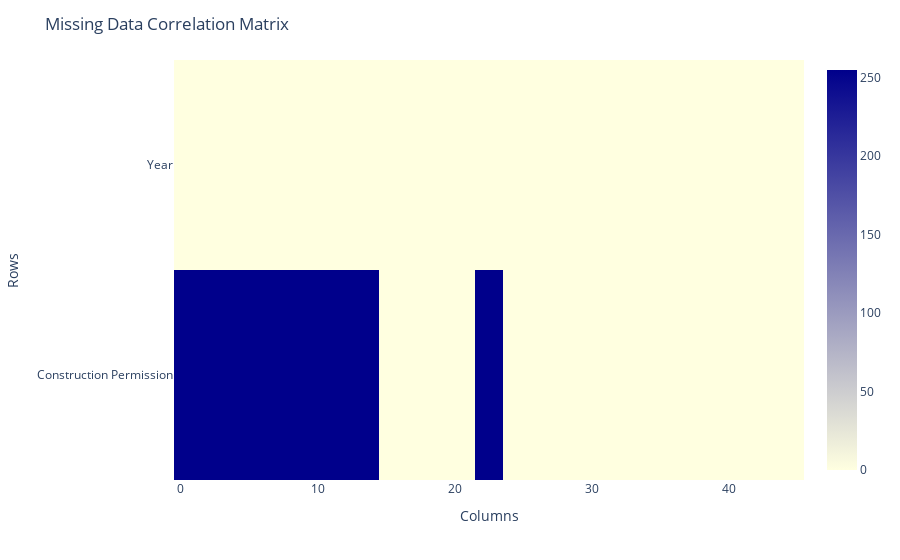

Notebook source saved alongside this figure:
### Code cell
display_missing(planning_permission)

### Figure 1 — Plotly figure (JSON) as saved in the notebook; plotly's stock layout.template omitted (floating-point values rounded to 4 significant figures)
{"data": [{"coloraxis": "coloraxis", "hovertemplate": "Columns: %{x}<br>Rows: %{y}<br>color: %{z}<extra></extra>", "name": "0", "type": "heatmap", "x": [0, 1, 2, 3, 4, 5, 6, 7, 8, 9, 10, 11, 12, 13, 14, 15, 16, 17, 18, 19, 20, 21, 22, 23, 24, 25, 26, 27, 28, 29, 30, 31, 32, 33, 34, 35, 36, 37, 38, 39, 40, 41, 42, 43, 44, 45], "xaxis": "x", "y": ["Year", "Construction Permission"], "yaxis": "y", "z": [[0, 0, 0, 0, 0, 0, 0, 0, 0, 0, 0, 0, 0, 0, 0, 0, 0, 0, 0, 0, 0, 0, 0, 0, 0, 0, 0, 0, 0, 0, 0, 0, 0, 0, 0, 0, 0, 0, 0, 0, 0, 0, 0, 0, 0, 0], [255, 255, 255, 255, 255, 255, 255, 255, 255, 255, 255, 255, 255, 255, 255, 0, 0, 0, 0, 0, 0, 0, 255, 255, 0, 0, 0, 0, 0, 0, 0, 0, 0, 0, 0, 0, 0, 0, 0, 0, 0, 0, 0, 0, 0, 0]]}], "layout": {"coloraxis": {"colorscale": [[0, "lightyellow"], [1, "darkblue"]]}, "margin": {"t": 60}, "title": {"text": "Missing Data Correlation Matrix"}, "xaxis": {"anchor": "y", "constrain": "domain", "domain": [0, 1], "scaleanchor": "y", "side": "bottom", "tickangle": 0, "title": {"text": "Columns"}}, "yaxis": {"anchor": "x", "autorange": "reversed", "constrain": "domain", "domain": [0, 1], "title": {"text": "Rows"}}}}
